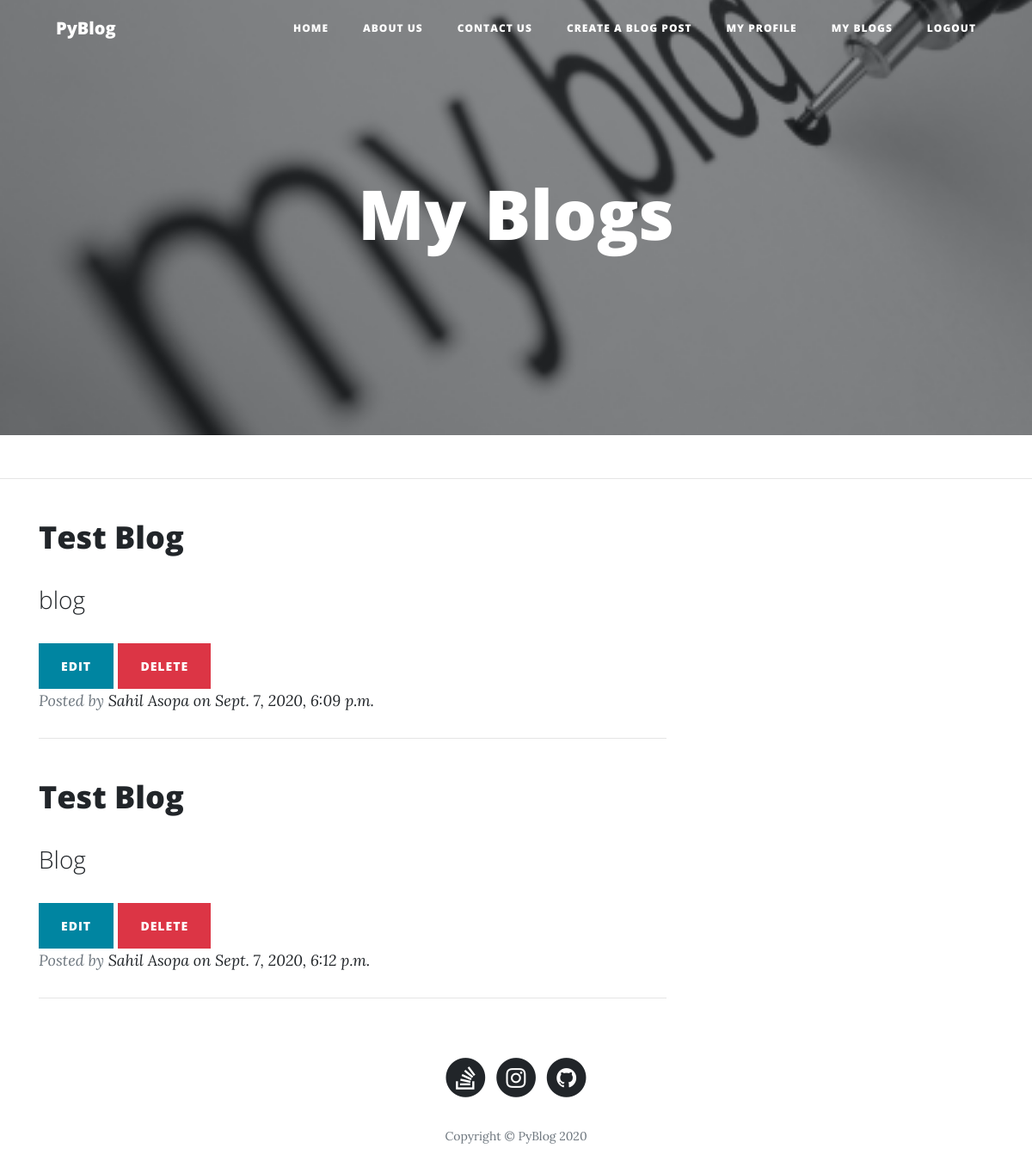
The app's page /my/blogs/ (signed in) with its own data.
### Blogsite/models.py (models this page shows, shortened)
class Blog(models.Model):
    user = models.ForeignKey(BlogUser, on_delete=models.CASCADE)
    heading = models.CharField(max_length=100)
    blog = RichTextField()
    image = models.ImageField(blank=True, null=True, upload_to='media')
    uploaded_on = models.DateTimeField(auto_now=True)
    views = models.ManyToManyField(BlogUser, blank=True, related_name='Views')
    likes = models.ManyToManyField(BlogUser, blank=True, related_name='Likes')
    comments = models.CharField(blank=True, max_length=120)
    def get_absolute_url(self):
        return f"/post/{self.id}/"

class BlogUser(models.Model):
    user = models.OneToOneField(User, on_delete=models.CASCADE)
    full_name = models.CharField(max_length=52)
    username = models.CharField(unique=True, max_length=15)
    email = models.EmailField(blank=True, unique=True)
    followers = models.ManyToManyField(User, blank=True, related_name='followers')
    following = models.ManyToManyField(User, blank=True, related_name='following')
    def __str__(self):
        return self.full_name

### Blogsite/views.py (the view)
# urls.py: path('my/blogs/', views.my_blogs, name='my_blog'),
@login_required(login_url='/login')
def my_blogs(request):
    user = BlogUser.objects.get(user=request.user)
    blog = Blog.objects.filter(user=user)
    context = {
        'user': user,
        'blog': blog,
    }
    return render(request, 'my_blog.html', context)

### templates/my_blog.html (shortened to what this page needs)
<!DOCTYPE html>
<html>
{% load static %}
<head>
    <link rel="stylesheet" href="{% static 'assets/bootstrap/css/bootstrap.min.css' %}">
    <link rel="stylesheet" href="{% static 'assets/fonts/font-awesome.min.css' %}">
</head>
<body>
<nav class="navbar navbar-light navbar-expand-lg fixed-top" id="mainNav">
    <div class="container"><a class="navbar-brand" href="/">PyBlog</a>
        <div class="collapse navbar-collapse" id="navbarResponsive">
            <ul class="nav navbar-nav ml-auto">
                <li class="nav-item" role="presentation"><a class="nav-link" href="{% url 'home' %}">Home</a></li>
                <li class="nav-item" role="presentation"><a class="nav-link" href="{% url 'about' %}">About us</a></li>
                <li class="nav-item" role="presentation"><a class="nav-link" href="{% url 'contact' %}">Contact us</a>
                </li>
                <li class="nav-item" role="presentation"><a class="nav-link" href="{% url 'new-post' %}">Create a Blog
                    Post</a>
                <li class="nav-item" role="presentation"><a class="nav-link" href="{% url 'profile' user.id %}">My Profile</a>
                <li class="nav-item" role="presentation"><a class="nav-link" href="{% url 'my_blog' %}">My Blogs</a>
                <li class="nav-item" role="presentation"><a class="nav-link" href="{% url 'logout' %}">Logout</a>
            </ul>
        </div>
    </div>
</nav>
<header class="masthead" style='background-image:url("{% static 'assets/img/blog_writing.jpg' %}");'>
    <div class="overlay"></div>
    <div class="container">
        <div class="row">
            <div class="col-md-10 col-lg-8 mx-auto">
                <div class="site-heading">
                    <h1>My Blogs</h1>
                </div>
            </div>
        </div>
    </div>
</header>
<hr>
<div class="container">
    {% if blog %}
        {% for blog in blog %}
            <div class="row">
                <div class="col-md-10 col-lg-8">
                    <div class="post-preview">
                        <a href="{{ blog.get_absolute_url }}">
                            <h2 class="post-title">{{ blog.heading|safe }}</h2>
                            <h3 class="post-subtitle">{{ blog.blog|truncatewords:15|safe }}</h3>
                        </a>
                        <form method="post">
                            <a class="btn btn-sm btn-primary" href="{% url 'edit' blog.id %}">Edit</a>
                            <a class="btn btn-sm btn-danger" href="{% url 'delete' blog.id %}">Delete</a>
                        </form>
                        <p class="post-meta">Posted by&nbsp;<a href="#">{{ blog.user }} on {{ blog.uploaded_on }}</a>
                        </p>
                    </div>
                    <hr>
                </div>
            </div>
        {% endfor %}
    {% else %}
        <h3 style="text-align: center"> Oops You Currently Have No Blogs! <a href="/new/post"> Click Here To Create One</a></h3>
    {% endif %}
</div>
<footer>
    <div class="container">
        <div class="row">
            <div class="col-md-10 col-lg-8 mx-auto">
                <ul class="list-inline text-center">
                    <a href="https://stackoverflow.com/users/13780862/sahil-asopa">
                        <li class="list-inline-item"><span class="fa-stack fa-lg"><i
                                class="fa fa-circle fa-stack-2x"></i><i
                                class="fa fa-stack-overflow fa-stack-1x fa-inverse"></i></span></li>
                    </a>
                    <a href="https://www.instagram.com/pip_install_programming/">
                        <li class="list-inline-item"><span class="fa-stack fa-lg"><i
                                class="fa fa-circle fa-stack-2x"></i><i
                                class="fa fa-instagram fa-stack-1x fa-inverse"></i></span></li>
                    </a>
                    <a href="https://github.com/sahilasopa">
                        <li class="list-inline-item"><span class="fa-stack fa-lg"><i
                                class="fa fa-circle fa-stack-2x"></i><i
                                class="fa fa-github fa-stack-1x fa-inverse"></i></span></li>
                    </a>
                </ul>
                <p class="text-muted copyright">Copyright&nbsp;©&nbsp;PyBlog 2020</p>
            </div>
        </div>
    </div>
</footer>
</body>
</html>

### records on screen
Blog: heading "Test Blog", blog "blog", user "Sahil Asopa", uploaded_on "Sept. 7, 2020, 6:09 p.m."
Blog: heading "Test Blog", blog "Blog", user "Sahil Asopa", uploaded_on "Sept. 7, 2020, 6:12 p.m."
